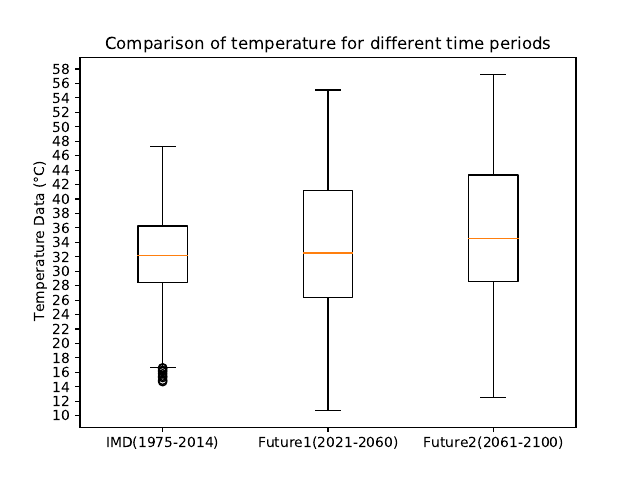

This figure's Python source:
import pandas as pd
import matplotlib.pyplot as plt
import matplotlib.dates as mdates
import calendar
from matplotlib.backends.backend_pdf import PdfPages

def ploter(data1, data2, data3, data4, h, f1, f2,hm,f1m,f2m):
    # data = [data1, data2, data3, data4]
    data = [data1,data3, data4]
    fig1, ax1 = plt.subplots()
    ax1.boxplot(data)
    # ax1.set_xticklabels(['IMD', 'GCM Historical', 'GCM Future1', 'GCM Future2'])
    ax1.set_xticklabels(['IMD(1975-2014)','Future1(2021-2060)', 'Future2(2061-2100)'])
    ax1.set_ylabel('Temperature Data (°C)')
    ax1.set_title('Comparison of temperature for different time periods')
    # ax1.yaxis.grid(True)
    # ax1.xaxis.grid(True)
    ax1.yaxis.set_major_locator(plt.MultipleLocator(2))
    month =['Jan','Feb','Mar','Apr','May','Jun','Jul','Aug','Sep','Oct','Nov','Dec']
    fig2, ax2 = plt.subplots()
    ax2.plot(month,h, label='Historical(1975-2014)')
    ax2.plot(month,f1, label='Future1(2021-2060)')
    ax2.plot(month,f2, label='Future2(2061-2100)')
    ax2.set_xlabel('Month ')
    ax2.set_ylabel('Mean Temperature (°C)')
    ax2.set_title('Monthly Mean Temperatures')
    ax2.legend()
   
    fig3, ax3 = plt.subplots()
    ax3.plot(month,hm, label='Historical(1975-2014)')
    ax3.plot(month,f1m, label='Future1(2021-2060)')
    ax3.plot(month,f2m, label='Future2(2061-2100)')
    ax3.set_xlabel('Month')
    ax3.set_ylabel('Max Temperature (°C)')
    ax3.set_title('Monthly Max Temperatures')
    # for i, temp in enumerate(hm.values):
    #  ax3.text(hm.index[i], temp, f"{temp:.1f}", ha='center', va='bottom')
    # for i, temp in enumerate(f1m.values):
    #  ax3.text(f1m.index[i], temp, f"{temp:.1f}", ha='center', va='bottom')
    # for i, temp in enumerate(f2m.values):
    #  ax3.text(f2m.index[i], temp, f"{temp:.1f}", ha='center', va='bottom')
    ax3.legend()
    # Set the y-axis interval to 1 unit and show the graph lines
    for ax in [ax2, ax3]:
     ax.yaxis.set_major_locator(plt.MultipleLocator(2))
    #  ax.yaxis.grid(True)
    #  ax.xaxis.grid(True)
    
    
    figs = [fig1, fig2,fig3]

    with PdfPages('static/plots.pdf') as pdf:
        # Save each figure in the PDF
        for fig in figs:
            pdf.savefig(fig)
 